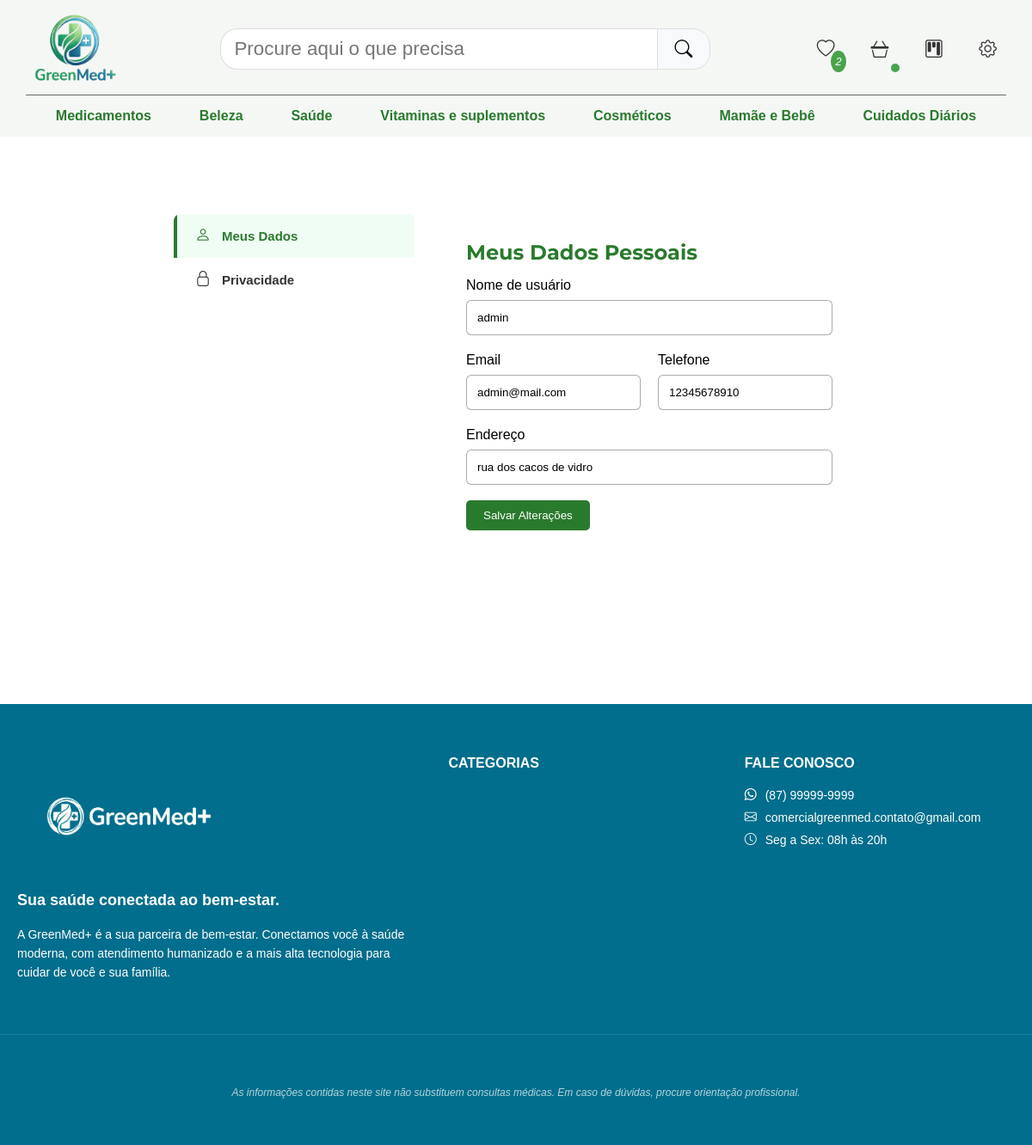
/perfil (signed in), run on the app's committed database.
### produtos/models.py (models this page shows, shortened)
class Categoria(models.Model):
    id = models.AutoField(primary_key=True)
    nome = models.CharField(max_length=100)

### contas/models.py (models this page shows)
class Cliente(AbstractUser):
    telefone = models.CharField(max_length=11)
    endereco = models.CharField()

### contas/views.py (the view, shortened to what this page needs)
# urls.py: path('perfil', perfil_view, name='perfil'),
@login_required(login_url='login')
def perfil_view(request):
    profile_form = ClienteUpdateForm(instance=request.user)
    password_form = PasswordChangeForm(request.user)
    active_tab = 'dados'
    context = {
        'profile_form': profile_form,
        'password_form': password_form,
        'active_tab': active_tab,
        'categorias': Categoria.objects.all(),
    }
    cesta = Cesta.objects.filter(usuario=request.user)
    if cesta:
        qtd_itens_cesta = ItemCesta.objects.filter(cesta=cesta[0]).count()
        context['itens_cesta'] = qtd_itens_cesta
    favoritos = Favorito.objects.filter(id_cliente=request.user).values_list('id_produto', flat=True)
    context['favoritos'] = list(favoritos)
    return render(request, 'perfil.html', context=context)

### contas/forms.py
class ClienteUpdateForm(forms.ModelForm):
    class Meta():
        model = Cliente
        fields = ['username', 'email', 'telefone', 'endereco']
        labels = {
            "username": "Nome de usuário",
            "email": "Email",
            "telefone": "Telefone",
            "endereco": "Endereço",
        }

### contas/templates/perfil.html (shortened to what this page needs)
{% extends 'base.html' %}
{% load static %}
{% block links %}
    <link rel="stylesheet" href="{% static 'css/perfil.css' %}">
{% endblock %}
{% block favorito %} <span id="contagem-favorito">{% if favoritos %} {{ favoritos|length }} {% endif %}</span> {% endblock %}
{% block cesta %} <span id="contagem-cesta">{{ itens_cesta }}</span> {% endblock %}
{% if categorias %}
{% block categorias %}
    {% for categoria in categorias %}
        <li><a href="/?categoria={{ categoria.nome }}">{{ categoria.nome }}</a></li>
    {% endfor %}
{% endblock %}
{% endif %}
{% block conteudo %}
    <div class="container dashboard-layout">
        <aside class="sidebar">
            <nav>
                <div class="menu-item">
                    <div class="menu-link active" data-target="tab-dados">
                        <i class="bi bi-person"></i> Meus Dados
                    </div>
                </div>
                <div class="menu-item">
                    <div class="menu-link" data-target="tab-privacidade">
                        <i class="bi bi-lock"></i> Privacidade
                    </div>
                </div>
            </nav>
        </aside>
        <main class="main-content">
            <section id="tab-dados" class="tab-pane {% if active_tab == 'dados' %}active{% endif %}">
                <h2>Meus Dados Pessoais</h2>
                <form method="post">
                    <div class="form-grid">
                        {% for field in profile_form %}
                        <div class="input-group {% if field.name == 'username' or field.name == 'endereco' %}full-width{% endif %}">
                            <label for="{{ field.id_for_label }}">{{ field.label }}</label>
                            {{ field }}
                        </div>
                        {% endfor %}
                    </div>
                    <br>
                    <button class="btn" type="submit" name="btn_update_profile">Salvar Alterações</button>
                </form>
            </section>
        </main>
    </div>
{% endblock %}

### static/css/base.css (style rules this page uses)
:root { --verde_primario: #2A7A2E; --azul_destaque: #0098A6; --verde_secundario: #49A34D; --azul_apoio: #006E8C; --cinza_texto: #333333; --cinza_fundo: #F5F7F5; --cinza_secundario: #666666; --titulos: "Montserrat", sans-serif; --paragrafos: "Open Sans", sans-serif; }
* { font-family: Arial, Helvetica, sans-serif; box-sizing: border-box; margin: 0px; padding: 0px; }
header a { text-decoration: none; }
header nav li { list-style: none; margin: auto 1px; cursor: pointer; position: relative; }
header nav #contagem-cesta, header nav #contagem-favorito { position: absolute; font-size: 0.8rem; padding: 5px; border-radius: 50%; bottom: -5px; right: -3px; text-align: center; background-color: var(--verde_secundario); color: white; }
#categorias a { color: var(--verde_primario); }
.menu-link { display: flex; align-items: center; padding: 15px 25px; color: var(--text-dark); text-decoration: none; transition: background-color 0.2s; font-size: 15px; border-left: 4px solid transparent; }
.menu-link i { width: 25px; margin-right: 10px; color: var(--text-gray); font-size: 18px; transition: color 0.2s; }
main { display: grid; padding: 50px 150px; justify-content: stretch; width: 100%; }
.container { max-width: 1200px; margin: 0 auto; padding: 0 20px; }

### contas/static/css/perfil.css (style rules this page uses)
.container { margin: 0 auto; padding: 20px; }
.dashboard-layout { display: grid; grid-template-columns: 280px 1fr; gap: 30px; margin-top: 20px; }
.sidebar { background: white; border-radius: 8px; overflow: hidden; height: fit-content; width: 100%; }
.menu-item { cursor: pointer; }
.menu-link { display: flex; align-items: center; padding: 15px 20px; color: var(--cinza_texto); border-left: 4px solid transparent; transition: 0.2s; font-weight: 600; }
.menu-link.active { background-color: #f0fdf4; color: var(--verde_primario); border-left-color: var(--verde_primario); }
.menu-link i { margin-right: 12px; width: 20px; text-align: center; }
.main-content { background: white; border-radius: 8px; padding: 30px; min-height: 500px; width: 100%; position: relative; }
.tab-pane { display: none; animation: fadeIn 0.3s ease; position: relative; }
.tab-pane.active { display: block; }
h2 { font-family: 'Montserrat', sans-serif; margin-bottom: 15px; color: var(--verde_primario); }
.form-grid { display: grid; grid-template-columns: 1fr 1fr; gap: 20px; }
.input-group { display: flex; flex-direction: column; gap: 8px; }
.input-group.full-width { grid-column: span 2; }
input { padding: 12px; border: 1px solid rgba(128, 128, 128, 0.658); border-radius: 6px; width: 100%; }
.btn { padding: 10px 20px; background: var(--verde_primario); color: white; border: none; border-radius: 5px; cursor: pointer; }

### data on the page
Categoria: nome "Medicamentos"
Categoria: nome "Beleza"
Categoria: nome "Saúde"
Categoria: nome "Vitaminas e suplementos"
Categoria: nome "Cosméticos"
Categoria: nome "Mamãe e Bebê"
Categoria: nome "Cuidados Diários"
Cliente: profile_form "admin" "admin@mail.com" "12345678910" "rua dos cacos de vidro"

### other printed values
{{ favoritos|length }} "2"
{{ field.label }} "Nome de usuário" "Email" "Telefone" "Endereço"
